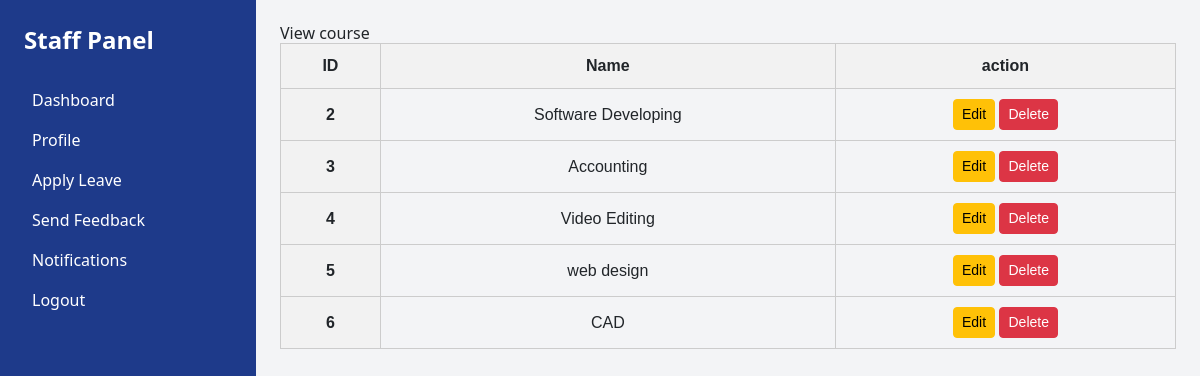
Screenshot of /view_course/ with the database file from the repository.
### app/models.py (models this page shows, shortened)
class Course(models.Model):
   name = models.CharField(max_length=100)
   created_at = models.DateTimeField(auto_now_add=True)
   updated_at = models.DateTimeField(auto_now=True)

### app/views.py (the view)
# urls.py: path('view_course/', views.view_course, name='view_course'),
def view_course(request):
    course = Course.objects.all()
    return render(request,'view_course.html',{'course':course})

### templates/view_course.html (shortened to what this page needs)
{% extends 'dashboard.html' %}
{% block content %}
<h2>View course</h2>
<table>
  <thead>
    <tr>
      <th>ID</th>
      <th>Name</th>
      <th>action</th>
    </tr>
  </thead>
  <tbody>
       {% for i in course %}
   <tr>
       <th scope="row">{{i.id}}</th>
       <td>{{i.name}}</td>
       <td>
           <a href="{% url 'edit_course' i.id %}" class="btn btn-warning btn-sm">Edit</a>
           <a href="{% url 'delete_course' i.id %}" class="btn btn-danger btn-sm">Delete</a>
       </td>
    </tr>
        {% endfor %}
  </tbody>
</table>
{% endblock %}

### templates/view_course.html (style rules this page uses)
table { width: 100%; border-collapse: collapse; font-family: Arial, sans-serif; }
th, td { border: 1px solid #ccc; padding: 10px; text-align: center; }
th { background-color: #f2f2f2; }

### rows the page displays
Course: id "2", name "Software Developing"
Course: id "3", name "Accounting"
Course: id "4", name "Video Editing"
Course: id "5", name "web design"
Course: id "6", name "CAD"
